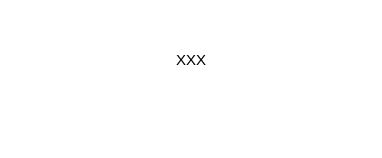
<?xml version="1.0" encoding="UTF-8"?>
<ui version="4.0">
 <class>Dialog</class>
 <widget class="QDialog" name="Dialog">
  <property name="geometry">
   <rect>
    <x>0</x>
    <y>0</y>
    <width>378</width>
    <height>156</height>
   </rect>
  </property>
  <property name="windowTitle">
   <string>Dialog</string>
  </property>
  <property name="styleSheet">
   <string notr="true">QDialog{background-color: rgb(255, 255, 255);}</string>
  </property>
  <layout class="QVBoxLayout" name="verticalLayout">
   <item>
    <layout class="QHBoxLayout" name="horizontalLayout">
     <item>
      <spacer name="horizontalSpacer">
       <property name="orientation">
        <enum>Qt::Horizontal</enum>
       </property>
       <property name="sizeHint" stdset="0">
        <size>
         <width>40</width>
         <height>20</height>
        </size>
       </property>
      </spacer>
     </item>
     <item alignment="Qt::AlignTop">
      <widget class="QLabel" name="mH_logo_XS">
       <property name="minimumSize">
        <size>
         <width>120</width>
         <height>30</height>
        </size>
       </property>
       <property name="maximumSize">
        <size>
         <width>120</width>
         <height>30</height>
        </size>
       </property>
       <property name="frameShape">
        <enum>QFrame::NoFrame</enum>
       </property>
       <property name="text">
        <string>&lt;html&gt;&lt;head/&gt;&lt;body&gt;&lt;p&gt;&lt;br/&gt;&lt;/p&gt;&lt;/body&gt;&lt;/html&gt;</string>
       </property>
       <property name="alignment">
        <set>Qt::AlignCenter</set>
       </property>
      </widget>
     </item>
    </layout>
   </item>
   <item>
    <widget class="QTextEdit" name="textEdit">
     <property name="sizePolicy">
      <sizepolicy hsizetype="Fixed" vsizetype="Fixed">
       <horstretch>0</horstretch>
       <verstretch>0</verstretch>
      </sizepolicy>
     </property>
     <property name="minimumSize">
      <size>
       <width>360</width>
       <height>100</height>
      </size>
     </property>
     <property name="maximumSize">
      <size>
       <width>390</width>
       <height>100</height>
      </size>
     </property>
     <property name="styleSheet">
      <string notr="true">QTextEdit {background-color: rgba(0,0,0,0);
font: 25 11pt &quot;Calibri Light&quot;;
font-family: &quot;Calibri Light&quot;;
}

					</string>
     </property>
     <property name="frameShape">
      <enum>QFrame::NoFrame</enum>
     </property>
     <property name="documentTitle">
      <string/>
     </property>
     <property name="readOnly">
      <bool>true</bool>
     </property>
     <property name="html">
      <string>&lt;!DOCTYPE HTML PUBLIC &quot;-//W3C//DTD HTML 4.0//EN&quot; &quot;http://www.w3.org/TR/REC-html40/strict.dtd&quot;&gt;
&lt;html&gt;&lt;head&gt;&lt;meta name=&quot;qrichtext&quot; content=&quot;1&quot; /&gt;&lt;style type=&quot;text/css&quot;&gt;
p, li { white-space: pre-wrap; }
&lt;/style&gt;&lt;/head&gt;&lt;body style=&quot; font-family:'Calibri Light'; font-size:11pt; font-weight:24; font-style:normal;&quot;&gt;
&lt;p align=&quot;center&quot; style=&quot; margin-top:0px; margin-bottom:0px; margin-left:0px; margin-right:0px; -qt-block-indent:0; text-indent:0px;&quot;&gt;XXX&lt;/p&gt;&lt;/body&gt;&lt;/html&gt;</string>
     </property>
     <property name="placeholderText">
      <string>XXX</string>
     </property>
    </widget>
   </item>
  </layout>
 </widget>
 <resources/>
 <connections/>
</ui>
